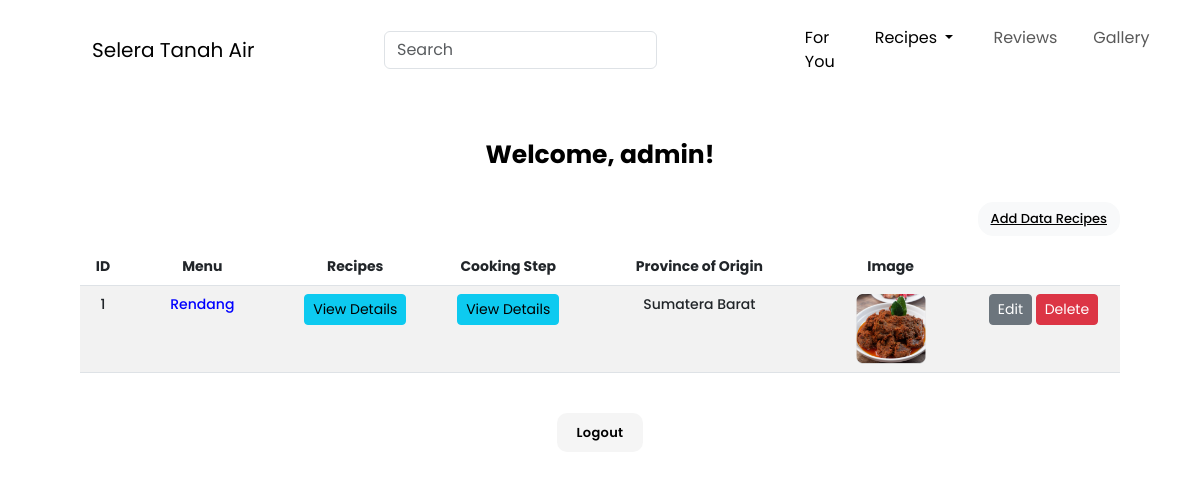
Screenshot of /dashboard.php (signed in) with the database file from the repository.
### tables this page shows
CREATE TABLE `recipes` (
  `id_recipes` int(15) NOT NULL,
  `menu` varchar(50) NOT NULL,
  `recipes` text NOT NULL,
  `cooking_steps` text NOT NULL,
  `province` varchar(100) NOT NULL,
  `image` varchar(50) NOT NULL
);

### dashboard.php (the view, shortened to what this page needs)
<?php
    include('navbar.php');
    include('config.php');
?>
<!DOCTYPE html>
<html lang="en">
<head>
    <link href="https://cdn.jsdelivr.net/npm/bootstrap@5.3.0/dist/css/bootstrap.min.css" rel="stylesheet">
</head>
<body class="isi">
    <div class="container-resep">
        <h1 id="judul-review">Welcome, <?php echo $_SESSION['admin_username']; ?>!</h1>
        <br>
        <div class="dataa-cont">
            <a href="add.php" id="btn-addrec"><button class="btn btn-light right" id="btn-addrec">Add Data
                    Recipes</button></a>
            <div class="table-responsive">
                <table class="table table-striped jambo_table bulk_action" id="tb-addrec">
                    <thead>
                        <tr>
                            <th width="3%" class="id">ID</th>
                            <th width="10%">Menu</th>
                            <th width="10%">Recipes</th>
                            <th width="10%">Cooking Step</th>
                            <th width="15%">Province of Origin</th>
                            <th width="10%">Image</th>
                            <th width="10%"></th>
                        </tr>
                    </thead>
                    <tbody>
                        <?php
                        $sql = mysqli_query($connection, "SELECT * FROM recipes
                        ORDER BY id_recipes DESC") or die(mysqli_error($connection));
                        if (mysqli_num_rows($sql) > 0) {
                            $no = 1;
                            while ($data = mysqli_fetch_assoc($sql)) {
                                echo "<tr>";
                                echo "<td>" . $no . "</td>";
                                echo "<td class='menu' style='color: rgb(0,0,255)';>" . $data['menu'] . "</td>";
                                echo ' <td><a class="btn btn-info btn-sm" data-bs-toggle="modal" data-bs-target="#detailModal' . $data['id_recipes'] . '">View Details</a></td>';
                                echo ' <td><a class="btn btn-info btn-sm" data-bs-toggle="modal" data-bs-target="#detailModal' . $data['id_recipes'] . '">View Details</a></td>';
                                echo "<td>" . $data['province'] . "</td>";
                                echo '<td> <img src="' .$data['image']. '" width="70px"></td>';
                                echo '<td>
                                        <a href="edit.php?id_recipes=' . $data['id_recipes'] . '" class="btn btn-secondary btn-sm">Edit</a>
                                        <a href="delete.php?id_recipes=' . $data['id_recipes'] . '" class="btn btn-danger btn-sm" onclick="return confirm(\'Are you sure want to delete this data?\')">Delete</a>
                                    </td>';
                                echo "</tr>";
                                $no++;
                            }
                        } else {
                            echo '
                            <tr>
                                <td colspan="7">No Data</td>
                            </tr>
                        ';
                        }
                        ?>
                    </tbody>
                </table>
            </div>
        </div>
    </div>
    <br>
    <a href="logout.php" class="logout-btn" id="btn-logout">Logout</a>
</body>
</html>

### index.css (style rules this page uses)
.isi { position: relative; margin: 10px 80px; color: #000000; font-family: "Poppins", sans-serif; font-weight: 400; font-style: normal; text-decoration: none; text-shadow: none; }
#judul-review { display: flex; position: relative; margin-top: 50px; font-size: 25px; text-align: center; font-weight: bold; text-decoration: none; justify-content: center; align-content: center; align-items: center; }
#btn-addrec { position: relative; display: flex; height: fit-content; border-radius: 15px; font-size: 13px; text-decoration: underline; font-weight: 500; text-align: end; justify-content: end; align-content: flex-end; align-items: flex-end; align-self: flex-end; }
#tb-addrec { margin-top: 1vw; font-size: 14px; font-weight: 500; text-align: center; justify-content: center; align-content: center; align-items: center; align-self: center; text-decoration: none; }
#btn-logout { position: relative; display: flex; margin: auto; width: fit-content; height: fit-content; border-radius: 10px; color: #000000; background-color: #F5F5F5; font-size: 13px; text-decoration: none; font-weight: 600; text-align: center; justify-content: flex-end; align-content: flex-end; align-items: flex-end; align-self: flex-end; letter-spacing: 0.3px; }

### dashboard.php (style rules this page uses)
.logout-btn { background: #666; color: white; padding: 10px 20px; text-decoration: none; border-radius: 5px; display: inline-block; }

### rows the page displays
recipes: menu "Rendang", province "Sumatera Barat", image (picture)

### other values shown
$_SESSION['admin_username'] "admin"
